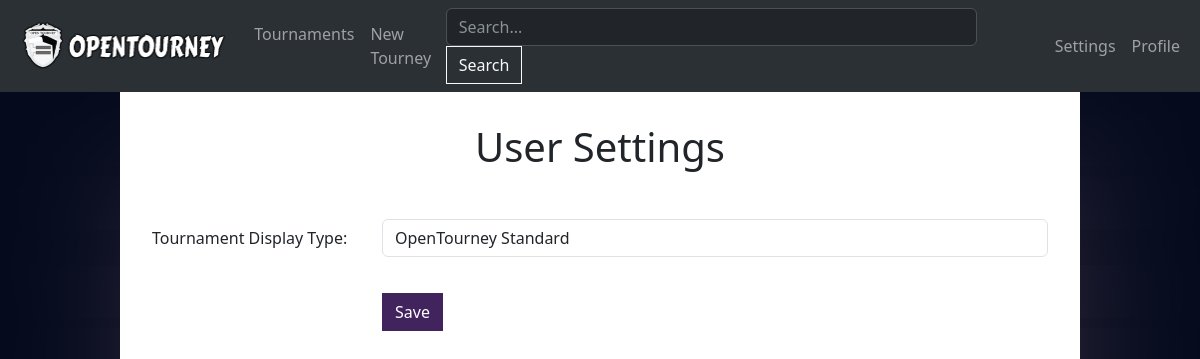
/settings (signed in), run on an earlier commit of the app's database.
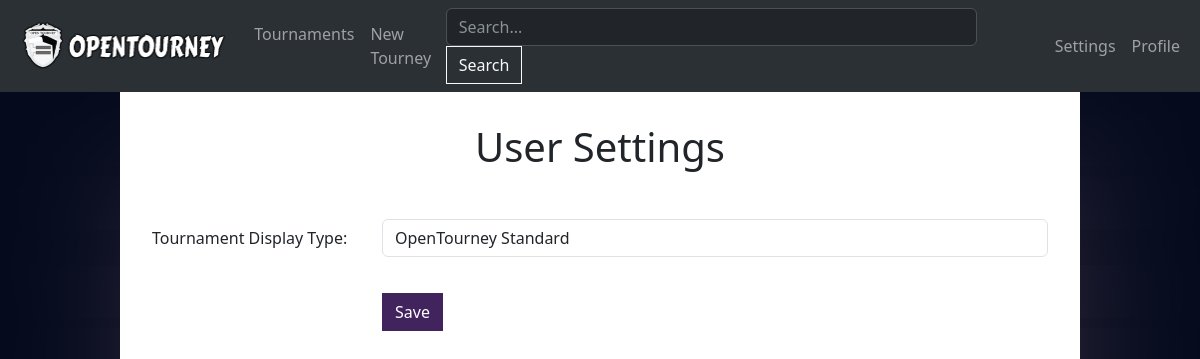
And on a later commit of the database.
### Tournament/models.py (models this page shows)
class UserSettings(models.Model):
    user = models.ForeignKey(User, on_delete=models.CASCADE, related_name='settings')
    tourney_display = models.CharField(max_length=255, null=True)
    def __init__(self, *args, **kwargs):
        super().__init__(*args, **kwargs)

### Tournament/views.py (the view)
# urls.py: path('settings', tournament_views.settings, name='settings'),
def settings(request):
    user_settings = get_or_create_user_settings(request.user)
    if request.method == 'POST':
        display_setting = request.POST.get('display_setting', '')
        user_settings.tourney_display = display_setting
        user_settings.save()
    return render(request, 'User/settings.html', {'style_setting': user_settings.tourney_display})

### Tournament/utils.py (called while the page is built)
def get_or_create_user_settings(user):
    try:
        return UserSettings.objects.get(user=user)
    except UserSettings.DoesNotExist:
        return UserSettings(user=user)

### Tournament/templates/User/settings.html (shortened to what this page needs)
{% extends "base.html" %}
{% block body %}
<div class="container">
    <h1 class="text-center my-5">User Settings</h1>
    <form class="create-tourney-form" method="POST">
        <div class="form-group row">
            <label for="display_setting" class="col-sm-3 col-form-label">Tournament Display Type:</label>
            <div class="col-sm-9">
                <select class="form-control" id="display_setting" name="display_setting" required>
                    <option value="normal-theme"{% if style_setting == 'normal-theme' %} selected{% endif %}>OpenTourney Standard</option>
                </select>
            </div>
        </div>
        <div class="form-group row">
            <div class="offset-sm-3 col-sm-9">
                <button type="submit" class="btn btn-primary mt-3">Save</button>
            </div>
        </div>
    </form>
</div>
{% endblock %}

### Tournament/templates/base.html (shortened to what this page needs)
{% load static %}
<!doctype html>
<html lang="en">
<head>
    <link rel="stylesheet" href="{% static 'style.css' %}">
    <link href="https://cdn.jsdelivr.net/npm/bootstrap@5.3.0-alpha1/dist/css/bootstrap.min.css" rel="stylesheet">
</head>
<body>
<nav class="navbar background-dark bg-dark navbar-expand-lg bg-body-tertiary" data-bs-theme="dark">
    <div class="container-fluid">
         <a class="nav-link page-animation" href="{% url 'index' %}"><img class="nav-logo" src="{% static 'images/NavIcon.png' %}" height="50"/></a>
        <div class="collapse navbar-collapse" id="navbarSupportedContent">
            <ul class="navbar-nav me-auto mb-2 mb-lg-0">
                <li class="nav-item">
                    <a class="nav-link page-animation" href="{% url 'listings' %}">Tournaments</a>
                </li>
                <li class="nav-item">
                    <a class="nav-link page-animation" href="{% url 'new' %}">New Tourney</a>
                </li>
            </ul>
            <form class="form-inline nav-form" action="{% url 'listings' %}" method="GET">
                <div class="form-group">
                  <input size="50" type="search" class="form-control" name="search" placeholder="Search...">
                </div>
                <button type="submit" class="btn btn-outline-light">Search</button>
            </form>
            <ul class="navbar-nav mb-2 mb-lg-0">
                {% if user.is_authenticated %}
                <li class="nav-item">
                    <a class="nav-link page-animation" href="{% url 'settings' %}">Settings</a>
                </li>
                <li class="nav-item">
                    <a class="nav-link page-animation" href="{% url 'profile' %}">Profile</a>
                </li>
                {% else %}
                <li class="nav-item">
                    <a class="nav-link page-animation" href="{% url 'login' %}">Login</a>
                </li>
                {% endif %}
            </ul>
        </div>
    </div>
</nav>
{% if style == "dark-theme" %}
<div class="page dark-theme" id="animation-page">
{% elif style == "med-theme" %}
<div class="page med-theme" id="animation-page">
{% else %}
<div class="page normal-theme" id="animation-page">
{% endif %}
    {% block body %}
    {% endblock %}
</div>

### Tournament/static/style.css (style rules this page uses)
:root { --primary: #41235e; --primary-hover: #2c1840; --secondary: #584678; --secondary-hover: #362b4a; --danger: #78173c; --danger-hover: #4d0f26; }
.btn { border-radius: 0 !important; }
.btn-primary, .btn-primary:active, .btn-primary:visited { background-color: var(--primary) !important; border-color: var(--primary) !important; }
.normal-theme { background-color: white; }
body { background-color: black !important; background-image: url("images/background.png"); background-size: 100%; background-repeat: no-repeat; background-position: center; height: 100vh; }
.nav-logo { margin-left:10px; margin-right:20px; }
.navbar { z-index: 2; }
.form-inline .form-group { display: inline-block; margin-right: 10px; }
.nav-form { margin-right: 5vw; }
.page { position: fixed; top: 55px; left: 10%; right: 10%; bottom: 0; padding: 20px; overflow-y: auto; }
.create-tourney-form > .form-group { margin-bottom: 20px; }
#animation-page { transition: all 0.4s ease; }

What changed in the data, as far as the page shows it:
added UserSettings: display_setting "OpenTourney Standard"
Also different on the page:
form field display_setting: "OpenTourney Standard" → (not shown)
